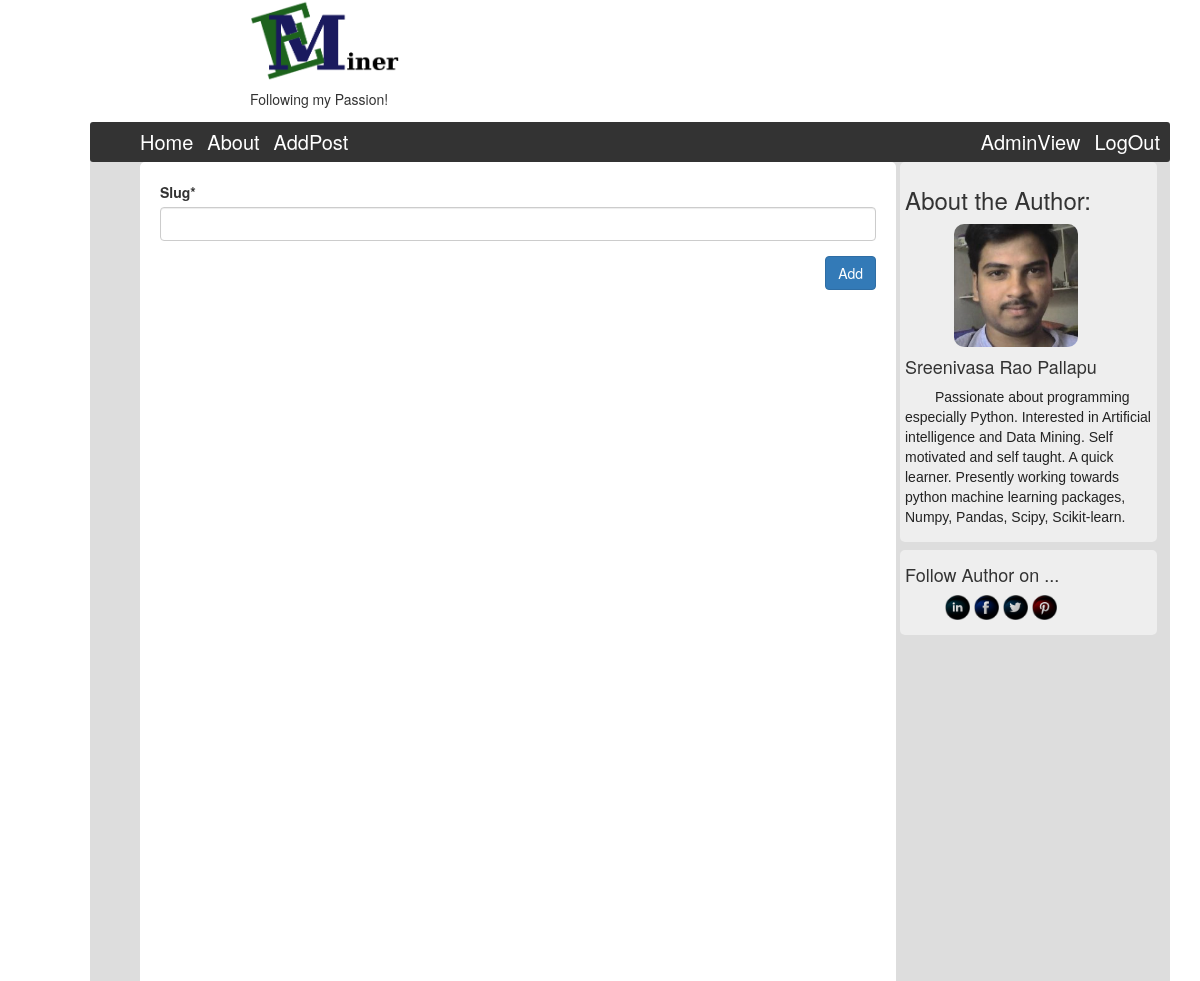
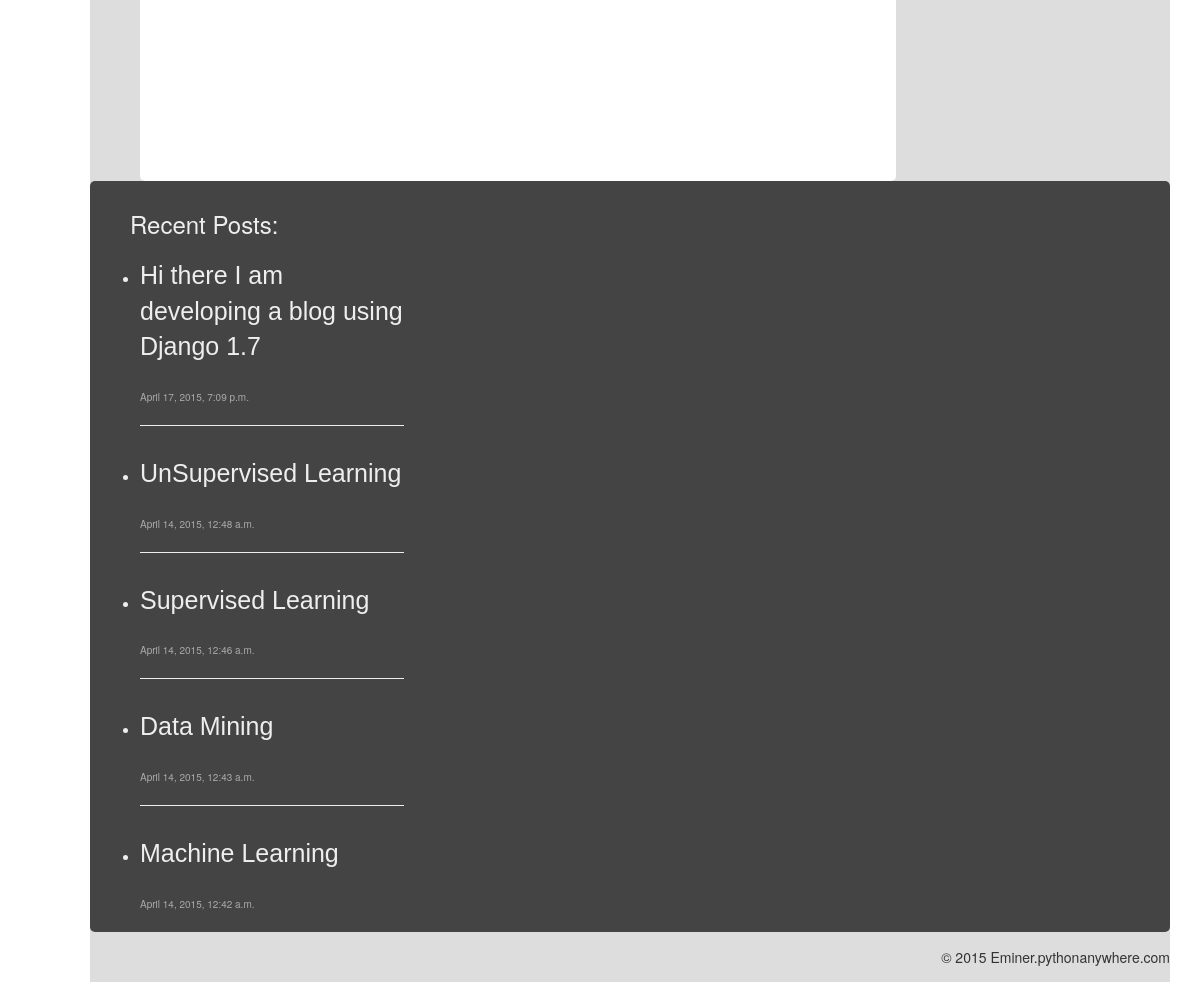
/blog/addtag/ (signed in), run on the app's committed database (2 pictures, top to bottom).
### eminer/models.py (models this page shows, shortened)
class NewEntry(models.Model):
    title = models.CharField(max_length=200,)
    body = MarkdownField()
    published = models.BooleanField(default=False)
    posted = models.DateTimeField(auto_now_add=True)
    modified = models.DateTimeField(auto_now=True)
    slug = models.SlugField(max_length = 200,)
    tag = models.ManyToManyField(Tag, null=False)

### eminer/views.py (the view)
@login_required
def AddTag(request):
    recent = NewEntry.objects.order_by('-posted')[:5]
    if request.method == 'POST':
        form = TagForm(request.POST)
        if form.is_valid():
            post = form.save(commit = True)
            post.save()
            return AddPost(request)
        else:
            print form.errors
    else:
        form = TagForm()
    return render(request, 'eminer/add_tag.html',{'form':form,'recent':recent})

### eminer/forms.py
class TagForm(forms.ModelForm):
    class Meta:
        model = Tag
        fields=('slug',)
    helper = FormHelper()
    helper.form_method = 'POST'
    helper.add_input(Submit('submit','Add', css_class='btn-primery'))

### templates/eminer/add_tag.html
{% extends 'eminer/base.html' %}
{% load crispy_forms_tags %}
{% load django_markdown %}
{% block index_view %}
        <div class='form_field'>
                {% crispy form %}
</div>
{% endblock %}

### templates/eminer/base.html (shortened to what this page needs)
<!DOCTYPE html>
{% load static %}
{% load django_markdown %}
<html>
<head>
    <link rel='stylesheet' type='text/css' href="{% static 'css/base.css' %}"/>
    <link rel="stylesheet" href="http://maxcdn.bootstrapcdn.com/bootstrap/3.3.4/css/bootstrap.min.css">
</head>
<body>
    <div class='title_view'>
    <a style='text-decoration:none;color:#000;' href="{% url 'home' %}"><img src="{% static 'images/logo.png' %}"/></a>
    <h5>Following my Passion!</h5>
    </div><br/>
    <div class='index_view'>
        <div class='nav_bar' role="navigation">
            <ul>
            <li><a href="{% url 'home' %}">Home</a></li>
            <li><a href="{% url 'about' %}">About</a></li>
            <li><a href="{% url 'add_post' %}">AddPost</a></li></ul>
            <ul style="position:relative;float:right;">
                {% if user.is_superuser %}
                <li><a href="{% url 'publisher-view' %}">AdminView</a></li>
                {% endif %}
                {% if user.is_authenticated %}
                <li><a href="{% url 'auth_logout' %}">LogOut</a></li>
                {% else %}}
                <li><a href="{% url 'registration_register' %}">Register Here</a></li>
                <li><a href="{% url 'auth_login' %}">Login</a></li>
                {% endif %}
            </ul>
        </div>
        <div>
        <div class='side_view'>
            <div class='author_view'>
                <h3>About the Author:</h3>
                <img src="{% static 'images/pro.jpg' %}"/>
                <h4>Sreenivasa Rao Pallapu</h4>
                <p>Passionate about programming especially Python. Interested in Artificial intelligence and Data Mining. Self motivated and self taught. A quick learner. Presently working towards python machine learning packages, Numpy, Pandas, Scipy, Scikit-learn.</p>
            </div>
            <div class='follow_author'>
                <h4>Follow Author on ...</h4>
                <ul>
                <li><a href='https://in.linkedin.com/in/sreenivas134'><img src="{% static 'images/linkedin.png' %}"/></a></li>
                <li><a href='https://www.facebook.com/sreenivas.pallapu'><img src="{% static 'images/facebook.png' %}"/></a></li>
                <li><a href='https://twitter.com/sreenivaseng'><img src="{% static 'images/twitter.png' %}"/></a></li>
                <li><a href='https://in.pinterest.com/sreenivas134/'><img src="{% static 'images/pinterest.png' %}"/></a></li>
                </ul>
            </div>
        </div>
        <div class='post_view'><div class='index_html'>{% block index_view %}{% endblock %}</div></div>
    </div>
    <div class='footer_view'>
        <div class='recent_posts'>
            <h3 style='padding-left:30px;'>Recent Posts:</h3>
            {% if recent %}
            <ul>
            {% for post in recent %}
                <li><a href="/blog/{{ post.slug }}/">{{ post.title }}</a></li><br/><span style='font-size:10px;color:#aaa;'>{{ post.posted }}</span>{% if not forloop.last %}<hr style='color:#222;'/>{% endif %}
            {% endfor %}
             </ul>
            {% endif %}
        </div>
        </div>
    <div class='copy_view'>
        <span style='position:relative;top:15px;float:right;'>&copy 2015 Eminer.pythonanywhere.com</span>
        </div>
</div>
</body>
</html>

### static/css/base.css (style rules this page uses)
body { margin-left:100px; }
.title_view img { position:relative; display:inline; width:150px; }
.title_view { position:relative; margin-left:250px; }
.index_view { position:absolute; right:30px; width:90%; background-color:#ddd; }
.nav_bar { position:relative; height:40px; width:100%; background-color:#333; margin-top:-15px; border-radius:3px; }
.nav_bar ul { position:relative; top:6px; display:inline; margin-right:10px; }
.nav_bar li { position:relative; display:inline; padding-left:10px; }
.nav_bar li a { text-decoration:none; font-size:20px; color:white; }
.post_view { width:70%; min-height:1000px; position:relative; left:50px; background-color:white; border-radius:5px; }
.post_view .index_html { padding:20px 20px 20px 20px; }
.btn-primery { position:relative; float:right; }
.side_view div { width:95%; position:relative; background-color:#eee; padding:5px; margin-bottom:8px; border-radius:5px; }
.side_view { width:25%; position:relative; float:right; }
.side_view p { text-indent:30px; color:#222; font-family:arial; word-wrap:initial; }
.author_view img { width:50%; position:relative; left:20%; height:50%; border-radius:10px; }
.follow_author li { display:inline; }
.follow_author img { height:25px; width:25px; }
.footer_view { width:100%; min-height:200px; background-color:#444; position:relative; color:#eee; border-radius:5px; }
.recent_posts { width:30%; position:relative; padding:10px; }
.recent_posts a { display:block; padding-top:10px; text-decoration:none; font-family:arial; color:#eee; font-size:25px; }
.copy_view { min-height:50px; background-color:#ddd; width:100% }

### data on the page
NewEntry: title "Hi there I am developing a blog using Django 1.7", posted "April 17, 2015, 7:09 p.m."
NewEntry: title "UnSupervised Learning", posted "April 14, 2015, 12:48 a.m."
NewEntry: title "Supervised Learning", posted "April 14, 2015, 12:46 a.m."
NewEntry: title "Data Mining", posted "April 14, 2015, 12:43 a.m."
NewEntry: title "Machine Learning", posted "April 14, 2015, 12:42 a.m."
